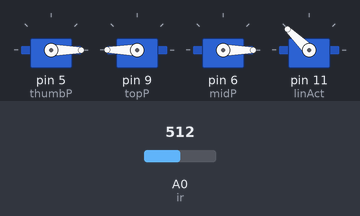
A sketch run on a simulated Arduino Uno, built with avr-gcc and run on an emulated ATmega328P. Parts: 4 × servo. The test bench sets the inputs (shaded band); at power-on: A0 (ir) = 512.

Above: at 1.2 s.
1.3 s: A0 (ir) set to 782
2.8 s: A0 (ir) set to 817
At 3.7 s:
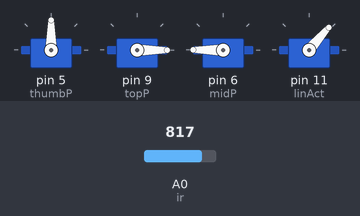
4.3 s: A0 (ir) set to 790
At 5.3 s:
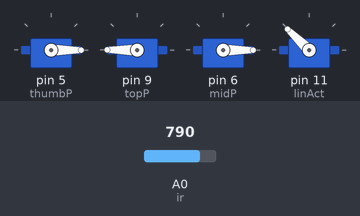
5.8 s: A0 (ir) set to 810
At 6.3 s:
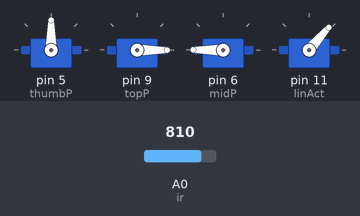
Timing chart, 0 to 8.3 s (numbered marks = the images above; inputs shaded):
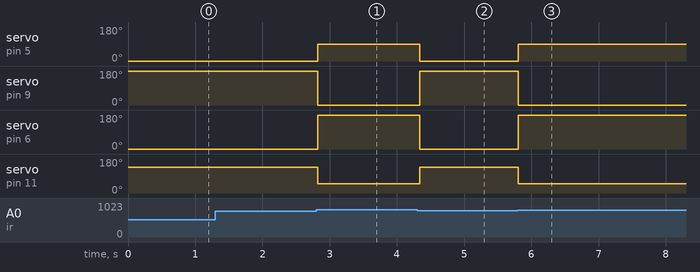

The sketch:

Sprint4Control.ino
```cpp
#include <Servo.h>

//Digital port
const byte thumbP= 5;
const byte midP = 6;
const byte topP = 9;
const byte botP = 10;
const byte linAct = 11;

//Analog ports
const byte ir = A0;
const byte thumbRes = A1;
const byte topRes = A2;
const byte midRes = A3;
const byte botRes = A4;

//Servo objects
Servo thumb;
Servo top;
Servo mid;
Servo bot;
Servo wrist; //Actually linear actuator


const int startPos = 30; //TODO find starting position

const int linLower = 1050; //Lower bound of the linear actuator
const int linUpper = 1950; //Upper bound of the linear actuator

const int irThresh = 800;

void setFingers(int th, int t, int m, int b){
  thumb.write(th);
  top.write(t);
  mid.write(m);
  bot.write(b);
}

void setup() {
  Serial.begin(9600);

  thumb.attach(thumbP);
  top.attach(topP);
  mid.attach(midP);
  //bot.attach(botP);
  wrist.attach(linAct);

  setFingers(0,180,90,0);
  wrist.writeMicroseconds(linLower);

}

void loop() {

  int currIR = analogRead(ir);

  if (currIR < irThresh)
  {
    thumb.write(0);
    top.write(180);
    mid.write(0);
    bot.write(180);
    wrist.writeMicroseconds(linUpper);
  }
   else
  {
    thumb.write(90);
    top.write(0);
    mid.write(180);
    bot.write(0);
    wrist.writeMicroseconds(linLower);
  }

  delay(50);

}
```

Measured:
- the behaviour switches between 799 and 800 on A0 (ir) (found by bisection; images 0 and 1)
- after the input at 1.3 s, every drawn part: stays the same
- after the input at 2.8 s, servo on pin 5 (thumbP): 0° → 90° at once; servo on pin 9 (topP): 180° → 0° at once; servo on pin 6 (midP): 0° → 180° at once; servo on pin 11 (linAct): 136° → 49° at once
- after the input at 4.3 s, servo on pin 5 (thumbP): 90° → 0° at once; servo on pin 9 (topP): 0° → 180° at once; servo on pin 6 (midP): 180° → 0° at once; servo on pin 11 (linAct): 49° → 136° at once
- after the input at 5.8 s, servo on pin 5 (thumbP): 0° → 90° at once; servo on pin 9 (topP): 180° → 0° at once; servo on pin 6 (midP): 0° → 180° at once; servo on pin 11 (linAct): 136° → 49° at once
